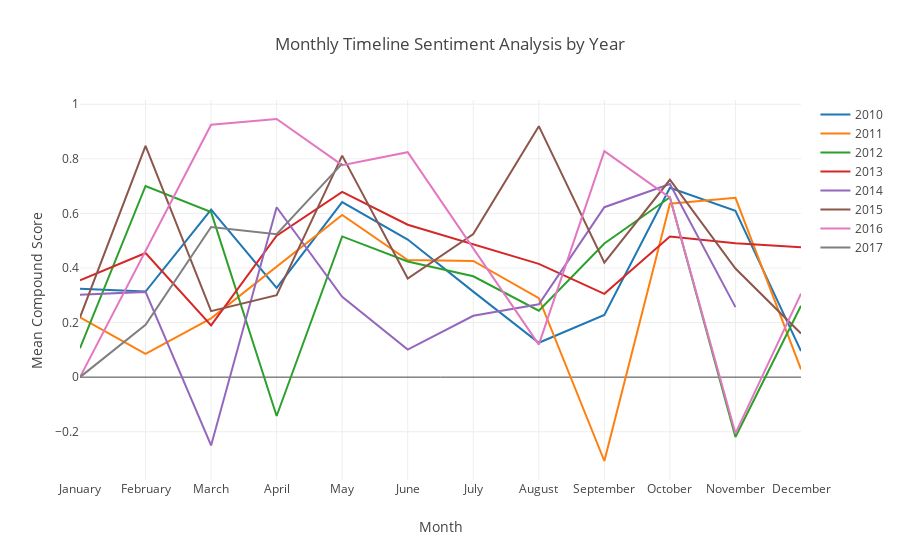

Notebook code cell kept with this figure:
### Code cell
yearlyMeanScore = timeline.groupby(["Year", "Month"])["compound_score"].agg(["mean", "count", "std"]).reset_index()
temp = months.merge(yearlyMeanScore, how="outer", on="Month")
timelineFinal = temp.sort_values(["Year", "Num"])

"""
I decided to drop 2009 because that was the year I created my Facebook account and so I didn't have a full year's
worth of data. This skewed my results a little bit when I tried to find mean compound_score values
"""
timelineFinal = timelineFinal[timelineFinal["Year"] != 2009]
layout = Layout({
        'title':"Monthly Timeline Sentiment Analysis by Year",
        'xaxis':{'title':'Month'},
        #xaxis also takes in a dictionary, just like layout does
        'yaxis':{'title':'Mean Compound Score'}
    })
split_traces = [] 

for year in timelineFinal.Year.unique():
    split_traces.append(
        Scatter({
            'x':timelineFinal["Month"][timelineFinal.Year == year],
            'y':timelineFinal["mean"][timelineFinal.Year == year],
            'mode':'lines',
            'name':year
        })
    )

split_fig = Figure(data = split_traces, layout = layout)

py.iplot(split_fig)

### Figure 1 — Plotly figure (JSON) as saved in the notebook; plotly's stock layout.template omitted (floating-point values rounded to 4 significant figures)
{"data": [{"mode": "lines", "name": 2010, "type": "scatter", "x": ["January", "February", "March", "April", "May", "June", "July", "August", "September", "October", "November", "December"], "y": [0.3237, 0.3135, 0.6139, 0.3274, 0.6411, 0.5041, 0.3133, 0.1259, 0.2282, 0.6938, 0.6094, 0.09579]}, {"mode": "lines", "name": 2011, "type": "scatter", "x": ["January", "February", "March", "May", "June", "July", "August", "September", "October", "November", "December"], "y": [0.2187, 0.0851, 0.2155, 0.5944, 0.4293, 0.4259, 0.2892, -0.3073, 0.6358, 0.6572, 0.02833]}, {"mode": "lines", "name": 2012, "type": "scatter", "x": ["January", "February", "March", "April", "May", "June", "July", "August", "September", "October", "November", "December"], "y": [0.1059, 0.7005, 0.6047, -0.1423, 0.5156, 0.4237, 0.3697, 0.2436, 0.4898, 0.659, -0.2192, 0.2617]}, {"mode": "lines", "name": 2013, "type": "scatter", "x": ["January", "February", "March", "April", "May", "June", "August", "September", "October", "November", "December"], "y": [0.3547, 0.455, 0.1898, 0.5185, 0.6787, 0.5584, 0.4151, 0.3053, 0.515, 0.4904, 0.4757]}, {"mode": "lines", "name": 2014, "type": "scatter", "x": ["January", "February", "March", "April", "May", "June", "July", "August", "September", "October", "November"], "y": [0.3016, 0.3124, -0.2503, 0.6227, 0.2945, 0.1009, 0.2249, 0.2671, 0.6227, 0.7074, 0.2566]}, {"mode": "lines", "name": 2015, "type": "scatter", "x": ["January", "February", "March", "April", "May", "June", "July", "August", "September", "October", "November", "December"], "y": [0.2192, 0.8478, 0.2419, 0.3002, 0.8118, 0.3614, 0.5244, 0.9195, 0.4197, 0.7233, 0.3982, 0.1602]}, {"mode": "lines", "name": 2016, "type": "scatter", "x": ["January", "March", "April", "May", "June", "August", "September", "October", "November", "December"], "y": [0, 0.9248, 0.9459, 0.7769, 0.8244, 0.1191, 0.8283, 0.6576, -0.2059, 0.3062]}, {"mode": "lines", "name": 2017, "type": "scatter", "x": ["January", "February", "March", "April", "May"], "y": [0, 0.1918, 0.55, 0.5236, 0.7824]}], "layout": {"title": "Monthly Timeline Sentiment Analysis by Year", "xaxis": {"title": "Month"}, "yaxis": {"title": "Mean Compound Score"}}}
